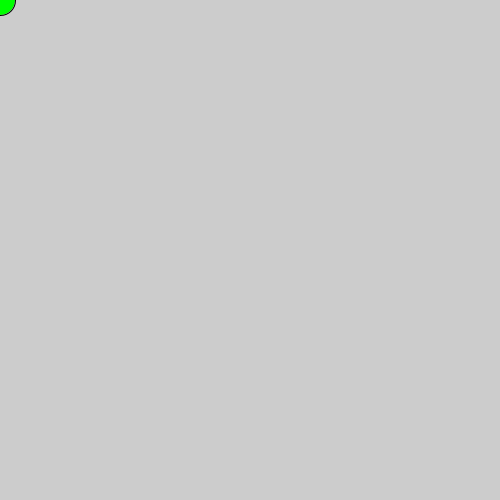
Frame 1 (no input)
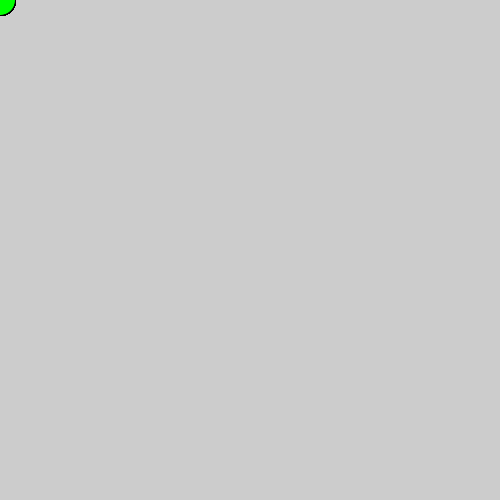
Frame 60 (the mouse pressed at the canvas centre just before this capture)
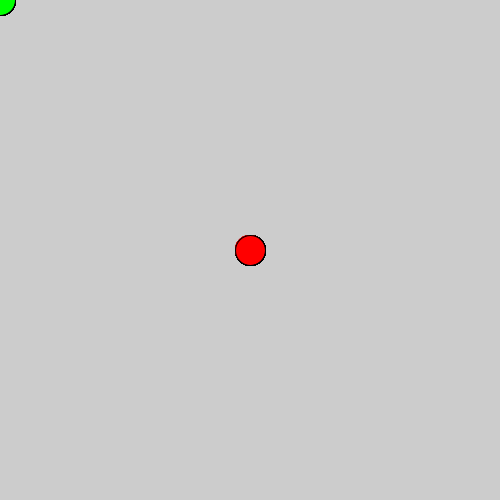
Frame 120 (the mouse held since frame 60 and released just before this capture)

The Processing sketch that drew these frames (run headless with seeded random() and noise(); from frame 60 on, the mouse is pressed at the canvas centre):

// Processing sketch: mas_de_una_condicion
// ── mas_de_una_condicion.pde
void setup() {
  size(500, 500);
}

void draw() {
  
  //si mouseX esta entre 200 y 300, o mouseY esta entre 200 y 300, 
  if (mouseY > 200 && mouseY<300 || mouseX>200 && mouseX<300) { 
    fill(255, 0, 0); //rojo
  } else {
    fill(0, 255, 0); //verde
  }

  ellipse(mouseX, mouseY, 30,30);
}
